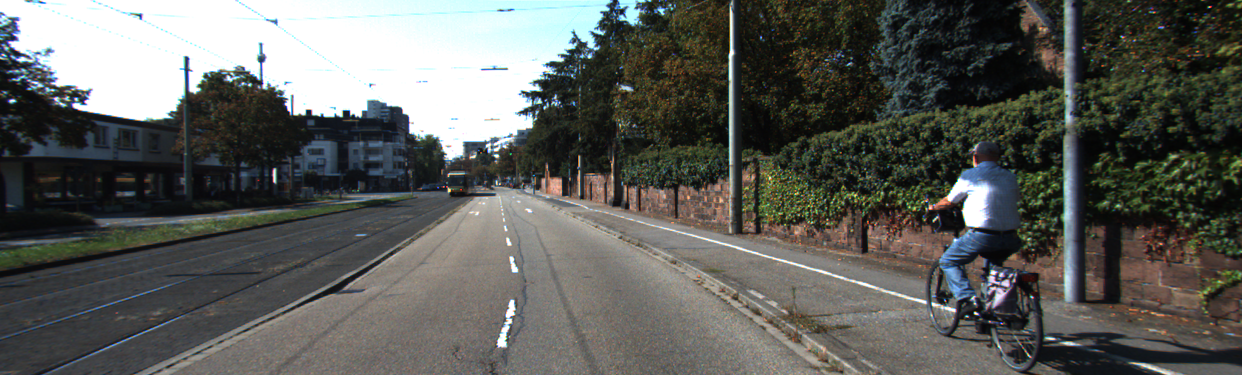
#> input picture ImageProcessingExercises/Project01/roads/um_000000.png, 1242 x 375 px; its folder holds only this picture in this run
$ jupyter execute grayDetection.ipynb
#> lines starting #> are read from the running program, lines starting #| are printed output that depends on the picture
[cell 1]
import os
import cv2
import numpy as np
import matplotlib.pyplot as plt

def divide_chunk(list, n):
    return (list[i:i+n] for i in range(0, len(list), n))

# Harris Corner Detection
# yolların olduğu klasörün yolu belirtilir
roadImagePath = "roads"
# klasörün içindeki tüm dosyların isimleri
roadImages = os.listdir(roadImagePath)
print("Klasördeki dosya sayisi : ", len(roadImages))
# diziyi 25'er lik gruplara bölmek
roadImages = list(divide_chunk(roadImages, 27))
print("Klasördeki dosyalar : ", list(roadImages))

[cell 2]
def gray_value(listOfImage, row=9, col=3, limit=1):
#> called with row = 9, col = 3, limit = 1
    numberOfFigure = 1
    for count, imgList in enumerate(listOfImage):
        fig = plt.figure(num=count+1, figsize=(12, 12)) # grafiğin genişlik ve yüksekliği belirlenir
        for count, img in enumerate(imgList):
            image = cv2.imread(os.path.join(roadImagePath, img))
#> image is the input picture: shape (375, 1242, 3); mean B, G, R 89.7, 93.9, 92.4
            r, g, b = cv2.split(image)
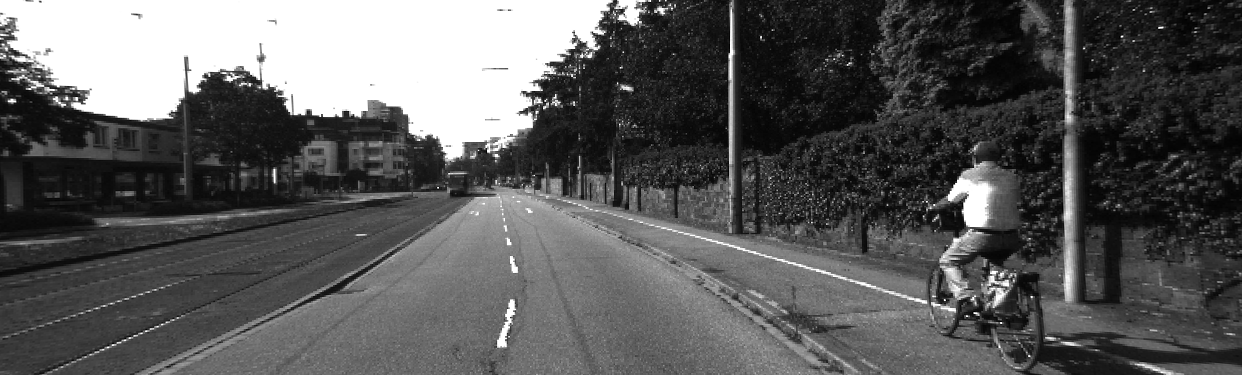
#> r: shape (375, 1242); min 0, max 255, mean 89.7
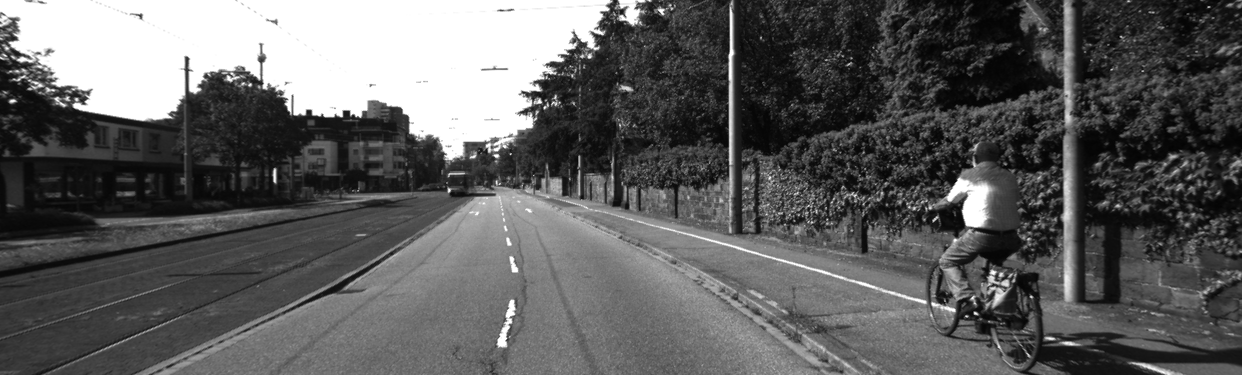
#> g: shape (375, 1242); min 0, max 255, mean 93.9
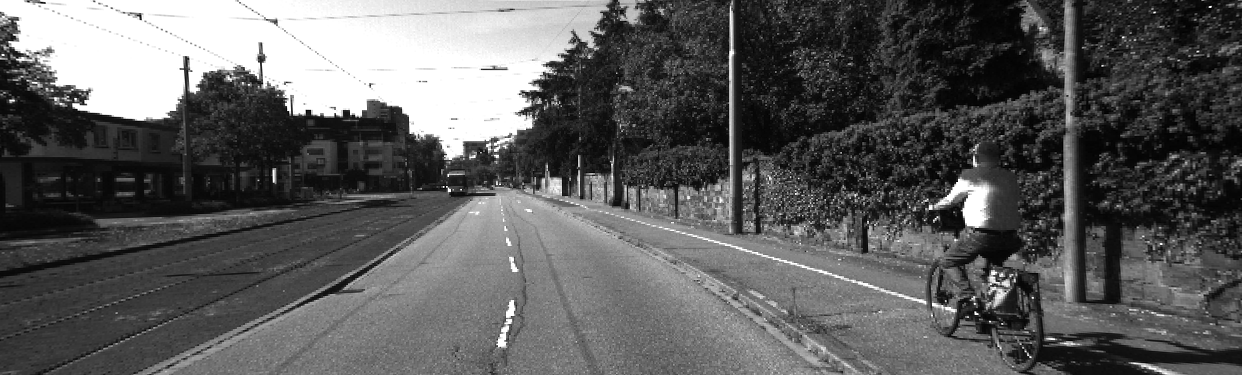
#> b: shape (375, 1242); min 0, max 255, mean 92.4
            grayImage = []
            for x in image:
                xgray = []
                for y in x:
                    xgray.append((y[0] + y[1] + y[2]) // 3)
                grayImage.append(xgray)
#> after the loop, grayImage = 375 items
            fig.add_subplot(row, col, (count+1)%(row*col+1))
            plt.imshow(grayImage)
        plt.show()
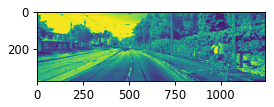
#> figure drawn by matplotlib, 1 panel
        if(numberOfFigure >= limit):
            break
        numberOfFigure += 1

$ run again, on ImageProcessingExercises/Project01/roads/um_000016.png
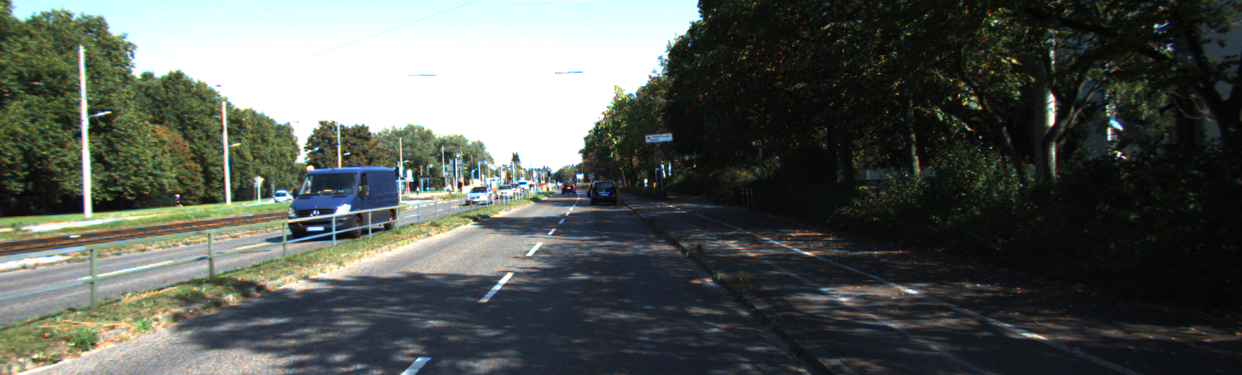
#> input picture ImageProcessingExercises/Project01/roads/um_000016.png, 1242 x 375 px
#> in gray_value, image is the input picture: shape (375, 1242, 3); mean B, G, R 85.7, 90.8, 85.6
#> in gray_value, `r, g, b = cv2.split(image)`:
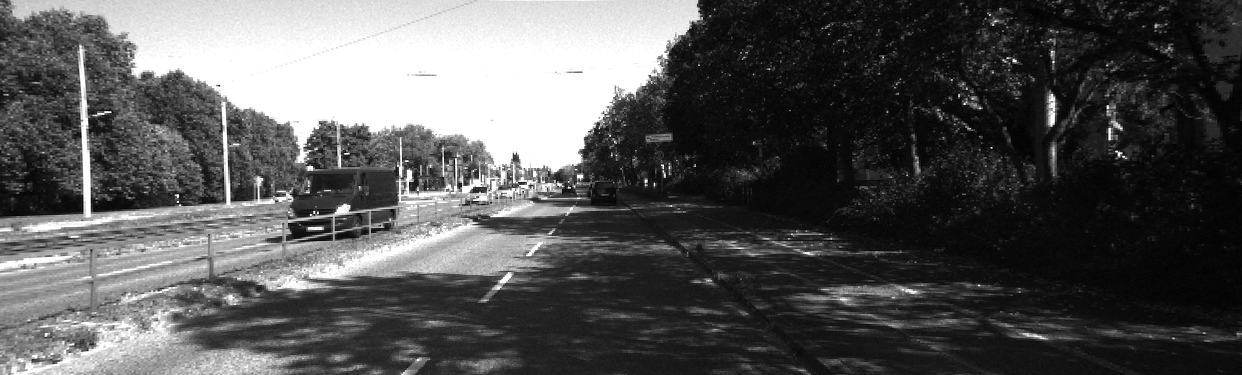
#> b: shape (375, 1242); min 0, max 255, mean 85.6
#> after the loop in gray_value, `for x in image:`: grayImage = 375 items
#> in gray_value, `plt.show()`:
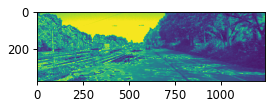
#> figure drawn by matplotlib, 1 panel

$ run again, on ImageProcessingExercises/Project01/roads/um_000017.png
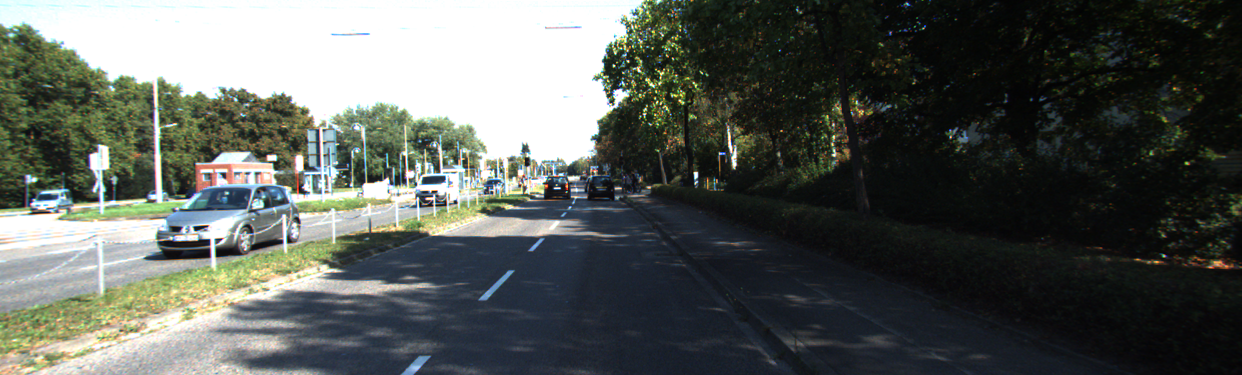
#> input picture ImageProcessingExercises/Project01/roads/um_000017.png, 1242 x 375 px
#> in gray_value, image is the input picture: shape (375, 1242, 3); mean B, G, R 87.7, 92.6, 87.9
#> in gray_value, `r, g, b = cv2.split(image)`:
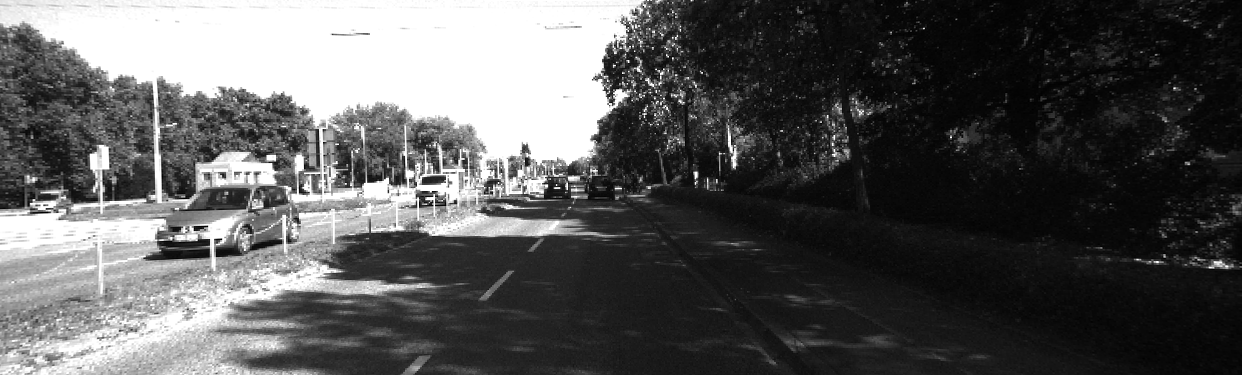
#> b: shape (375, 1242); min 0, max 255, mean 87.9
#> after the loop in gray_value, `for x in image:`: grayImage = 375 items
#> in gray_value, `plt.show()`:
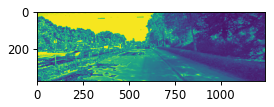
#> figure drawn by matplotlib, 1 panel

$ run again, on ImageProcessingExercises/Project01/roads/um_000019.png
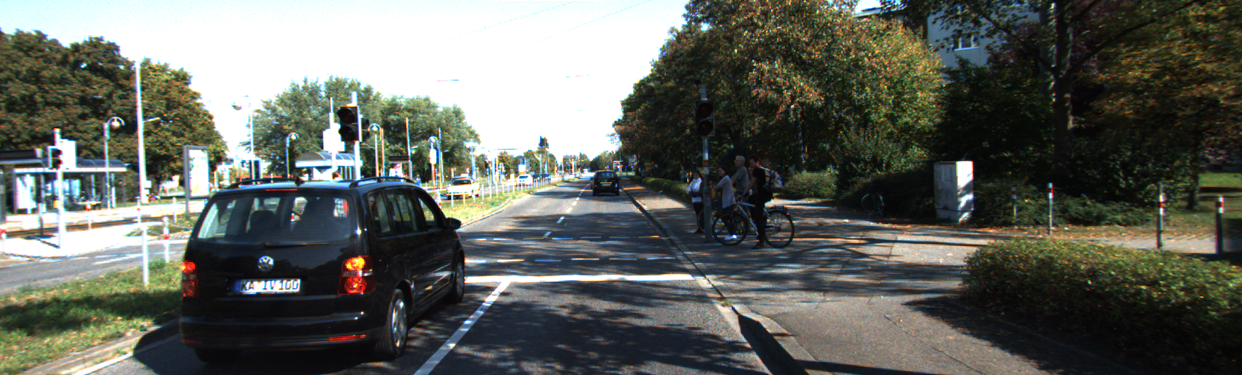
#> input picture ImageProcessingExercises/Project01/roads/um_000019.png, 1242 x 375 px
#> in gray_value, image is the input picture: shape (375, 1242, 3); mean B, G, R 93.5, 100.4, 97.3
#> in gray_value, `r, g, b = cv2.split(image)`:
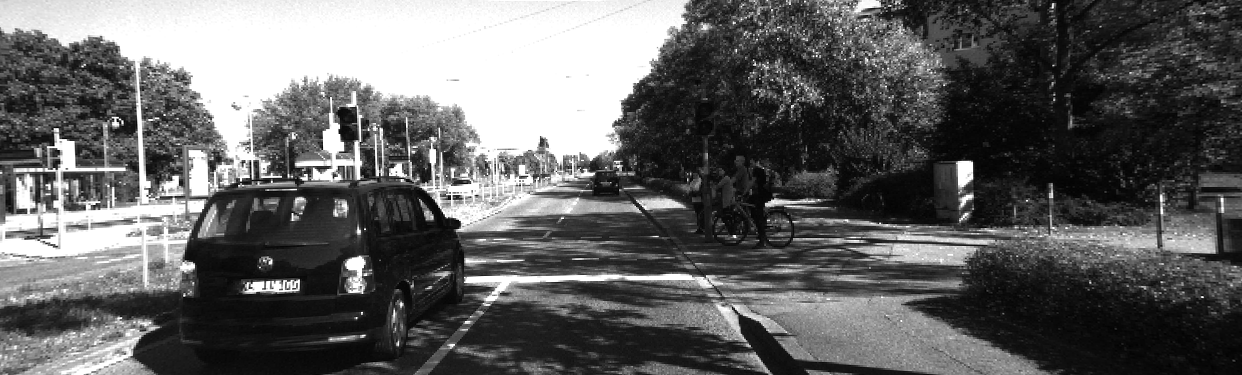
#> b: shape (375, 1242); min 0, max 255, mean 97.3
#> after the loop in gray_value, `for x in image:`: grayImage = 375 items
#> in gray_value, `plt.show()`:
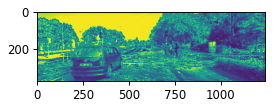
#> figure drawn by matplotlib, 1 panel

$ run again, on ImageProcessingExercises/Project01/roads/um_000002.png
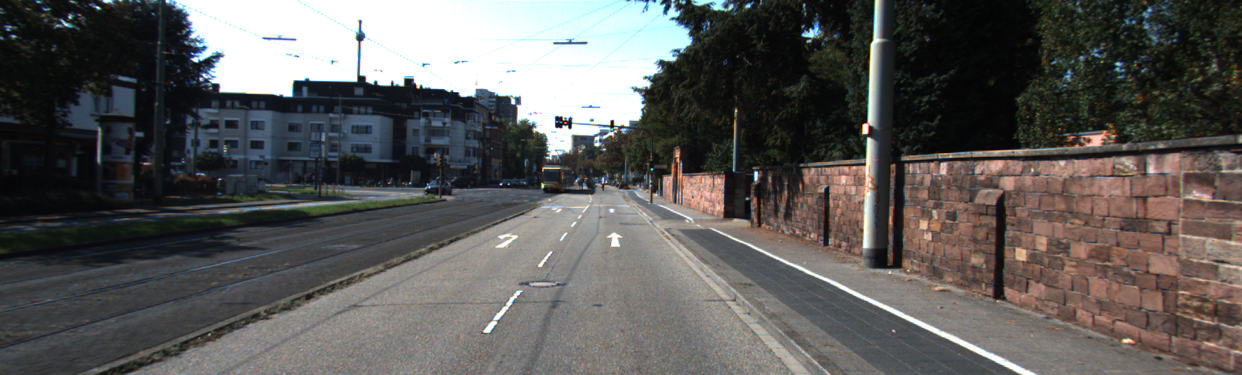
#> input picture ImageProcessingExercises/Project01/roads/um_000002.png, 1242 x 375 px
#> in gray_value, image is the input picture: shape (375, 1242, 3); mean B, G, R 88.8, 90.6, 92.1
#> after the loop in gray_value, `for x in image:`: grayImage = 375 items
#> in gray_value, `plt.show()`:
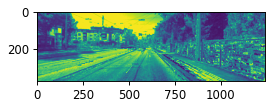
#> figure drawn by matplotlib, 1 panel
